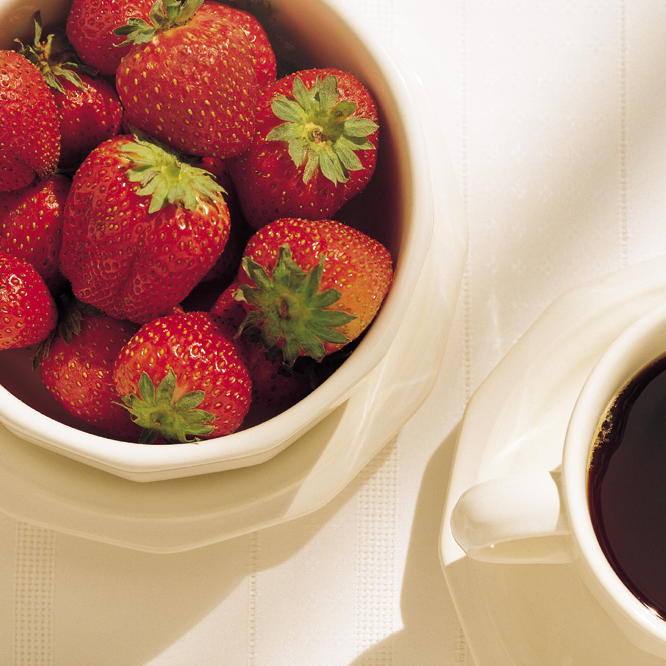
%> input picture Fig0630(01)(strawberries_fullcolor).tif, 666 x 666 px
$ octave chapter_03_05.m   (GNU Octave 9; MATLAB toolbox functions it lacks are replaced by stand-ins)
%> lines starting %> are read from the running program, lines starting %| are printed output that depends on the picture; in (x1, y1, x2, y2) boxes, pixels count from 0 and x2, y2 are one past the last pixel; in counts of white or black regions, pixels touching at a corner belong together; the program's own positions count from 1
% watershed segmentation
img=imread('Fig0630(01)(strawberries_fullcolor).tif');
%> img is the input picture: size 666x666x3 uint8; mean R, G, B 186.3, 145.9, 126.5
bw=im2bw(img);
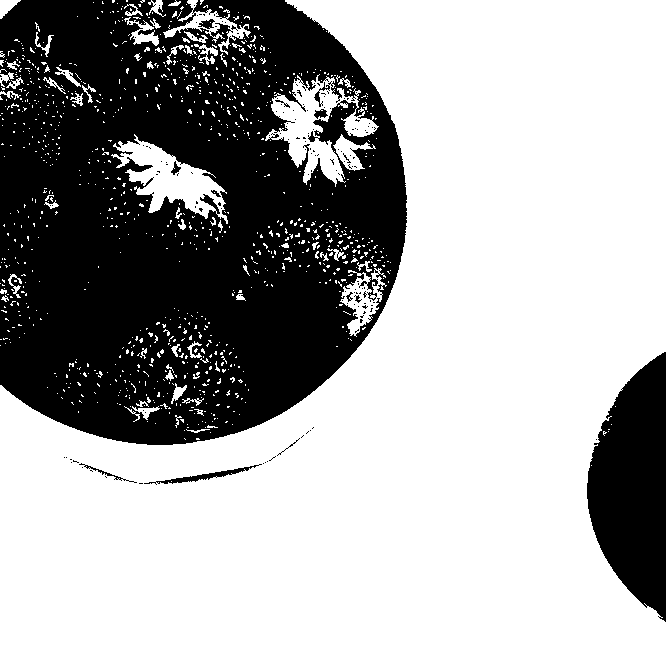
%> bw: size 666x666 logical; 65.3% white; 161 black regions (149 under 20 px), largest, box (x1, y1, x2, y2) and area: (0, 0, 407, 445) 137768, (587, 352, 666, 622) 14747, (144, 464, 262, 485) 436
D=bwdist(bw);
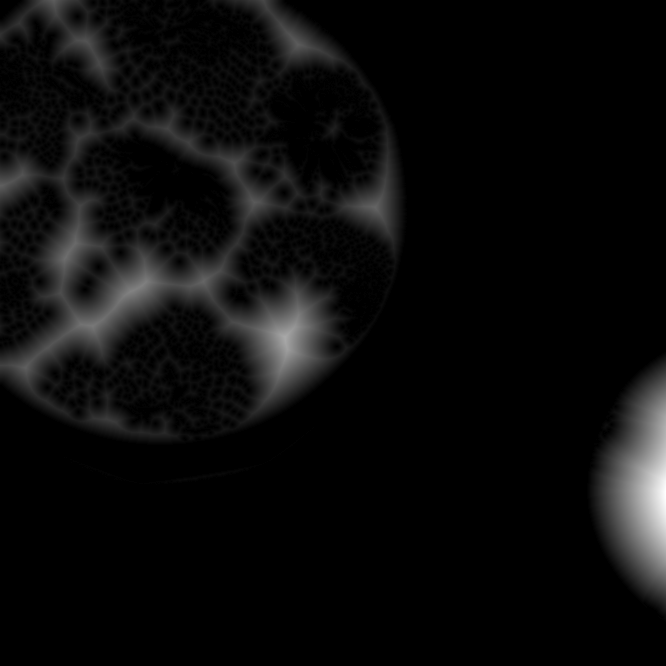
%> D: size 666x666 single; min 0, max 78.41, mean 3.6; drawn with min black and max white
D=-D;
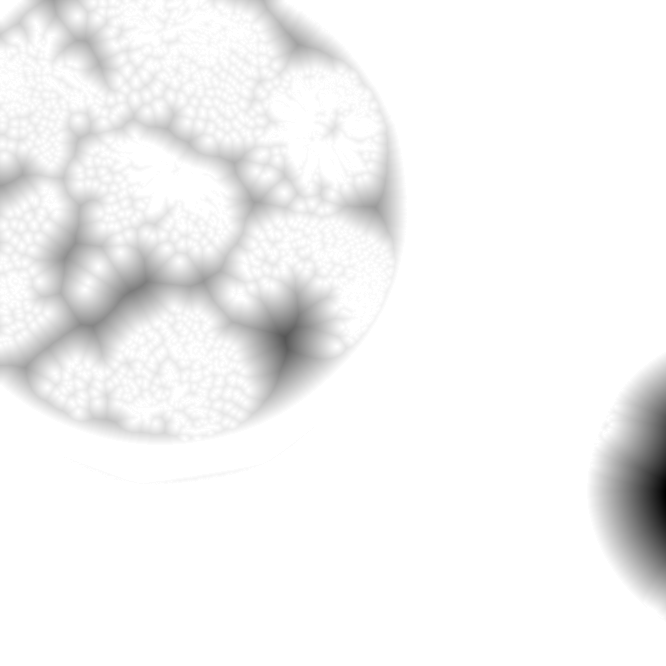
%> D: size 666x666 single; min -78.41, max 0, mean -3.6; drawn with min black and max white
L=watershed(D);
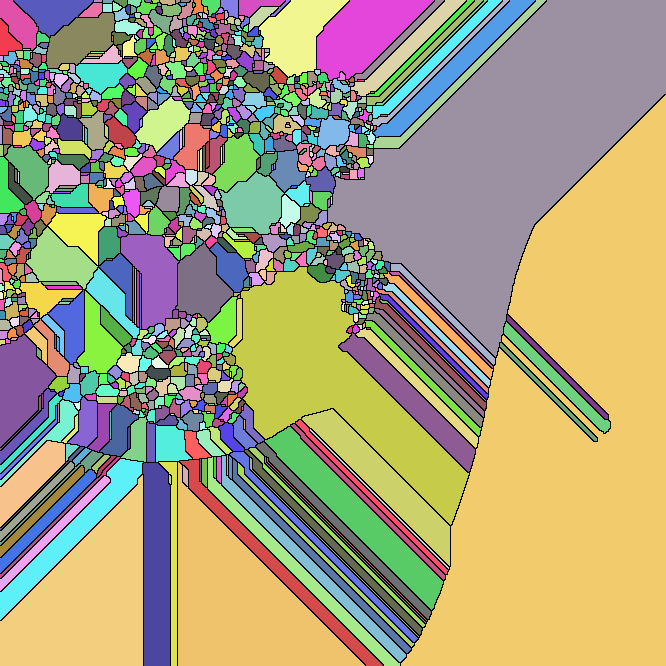
%> L: size 666x666 uint16; 1229 distinct labels, from 0 to 1228; one colour per label, 0 black


subplot(1,2,1),imshow(img),title('Original Image');
subplot(1,2,2),imshow(label2rgb(L)),title('WaterShed Segmentation');
%> after `imshow(label2rgb(L))`:
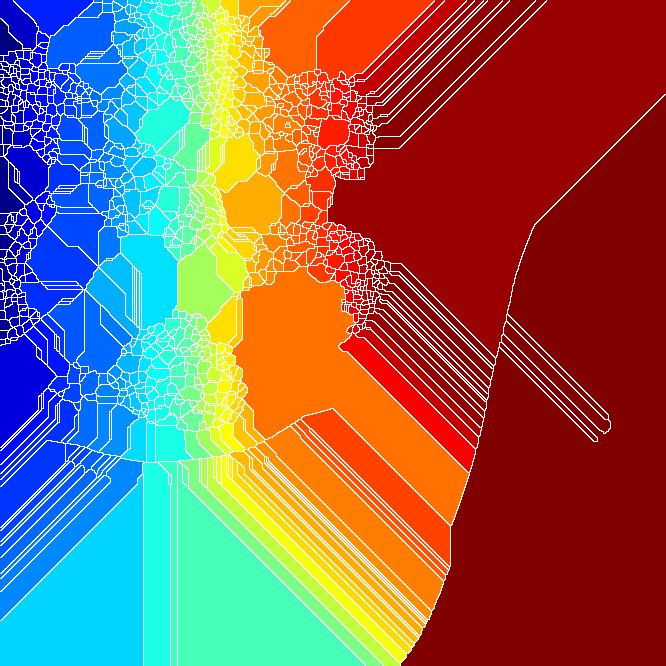
%> displayed picture: size 666x666x3, on the screen's scale of 0 to 255; mean R, G, B 139.6, 102.6, 93.3
